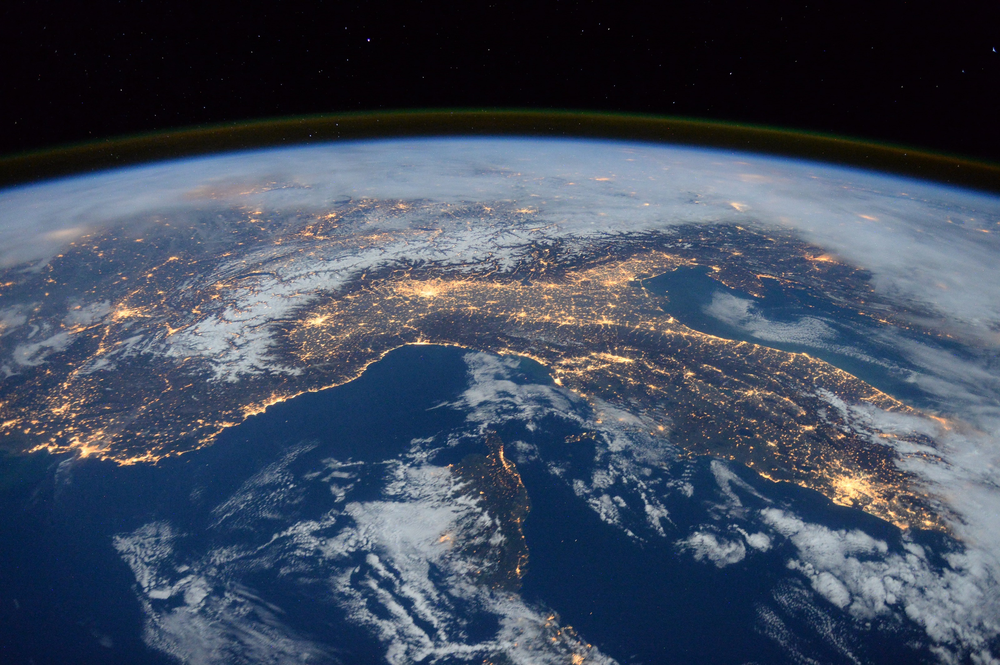
#> input picture figures/sample.png, 1000 x 665 px, shrunk from 3200 x 2129 before the run
$ python conv_sobel_x.py
#> lines starting #> are read from the running program, lines starting #| are printed output that depends on the picture
#!/usr/bin/env python3
"""
Sobel X Convolution Example
Generates vertical edge detection using Sobel X kernel on sample.png

This script demonstrates vertical edge detection using the Sobel X kernel:
[[-1, 0, 1],
 [-2, 0, 2],
 [-1, 0, 1]]

The kernel detects vertical edges by emphasizing horizontal gradients.
"""

import numpy as np
import matplotlib.pyplot as plt
from PIL import Image
from scipy.signal import convolve2d
import os

def apply_sobel_x_convolution(image_path, output_path):
    """
    Apply Sobel X convolution to detect vertical edges.

    Args:
        image_path (str): Path to input image
        output_path (str): Path to save output image
    """
#> called with image_path = 'figures/conv2d/conv/../../sample.png', output_path = 'figures/conv2d/conv/conv_sobel_x.png'
    # Load image and convert to grayscale
    img = Image.open(image_path).convert('L')
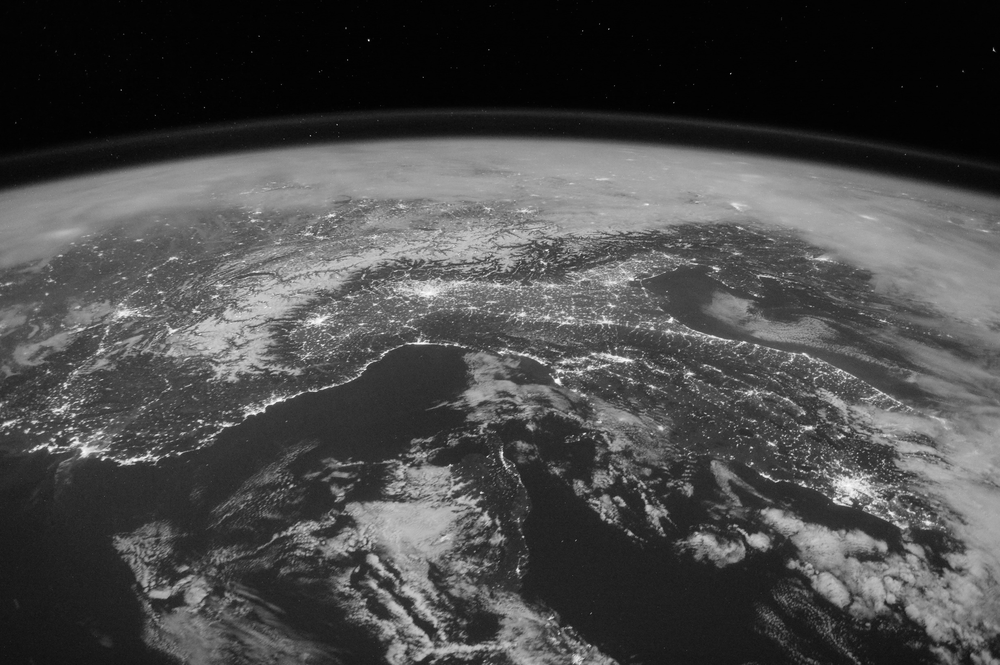
#> img: PIL image 1000x665 L; min 0, max 253, mean 73.7
    img_array = np.array(img)

    # Define Sobel X kernel for vertical edge detection
    sobel_x = np.array([
        [-1, 0, 1],
        [-2, 0, 2],
        [-1, 0, 1]
    ])

    # Apply convolution
    # Note: scipy.signal.convolve2d flips the kernel, so we need to flip it back
    # to get the correct Sobel X effect
    convolved = convolve2d(img_array, sobel_x[::-1, ::-1], mode='same')
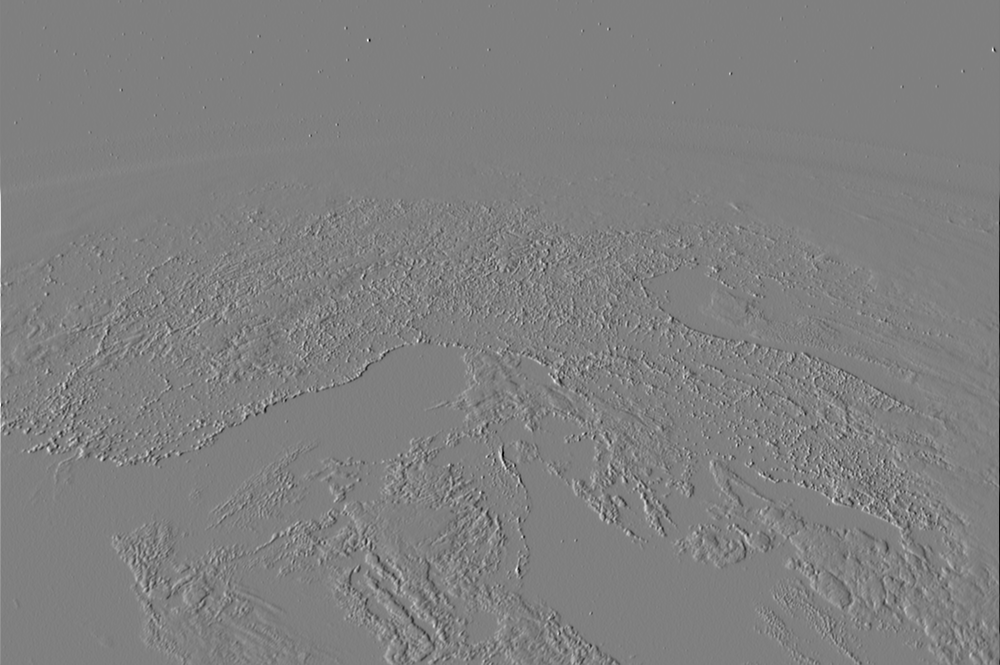
#> convolved: shape (665, 1000) int64; min -677, max 673, mean 0.2; drawn with min black and max white

    # Normalize the result to 0-255 range
    convolved = np.clip(convolved, 0, 255).astype(np.uint8)
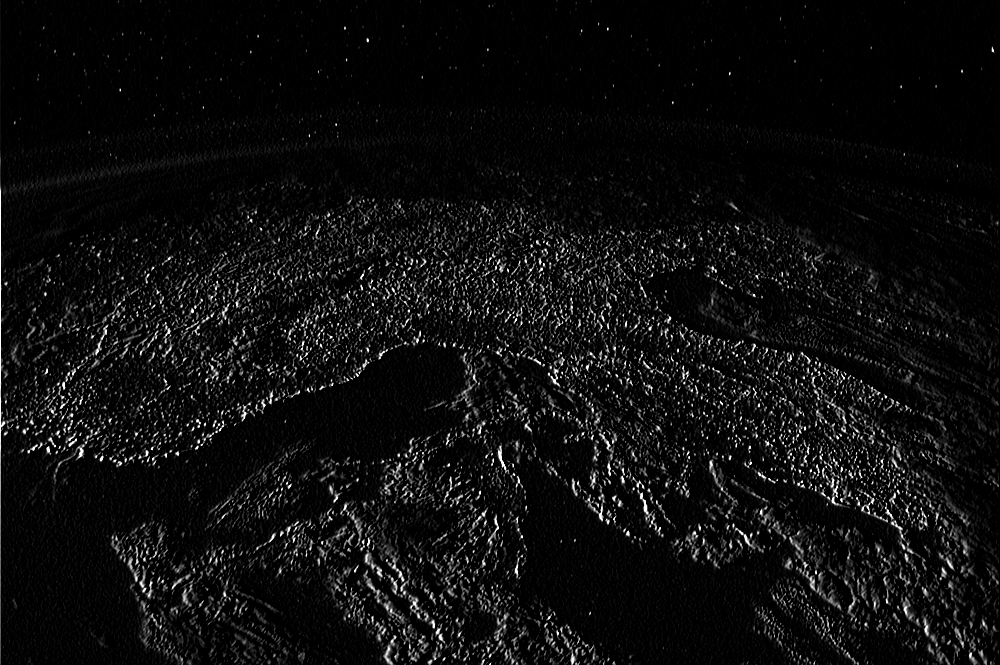
#> convolved: shape (665, 1000); min 0, max 255, mean 14

    # Create visualization
    fig, axes = plt.subplots(1, 3, figsize=(15, 5))

    # Original image
    axes[0].imshow(img_array, cmap='gray')
    axes[0].set_title('Original Image')
    axes[0].axis('off')

    # Kernel visualization
    im = axes[1].imshow(sobel_x, cmap='RdBu_r', vmin=-2, vmax=2)
    axes[1].set_title('Sobel X Kernel\n(Vertical Edge Detection)')
    axes[1].axis('off')

    # Add kernel values as text
    for i in range(3):
        for j in range(3):
            axes[1].text(j, i, str(sobel_x[i, j]),
                        ha='center', va='center',
                        color='black', fontweight='bold')

    # Convolved result
    axes[2].imshow(convolved, cmap='gray')
    axes[2].set_title('Sobel X Result\n(Vertical Edges)')
    axes[2].axis('off')

    plt.tight_layout()
    plt.savefig(output_path, dpi=300, bbox_inches='tight')
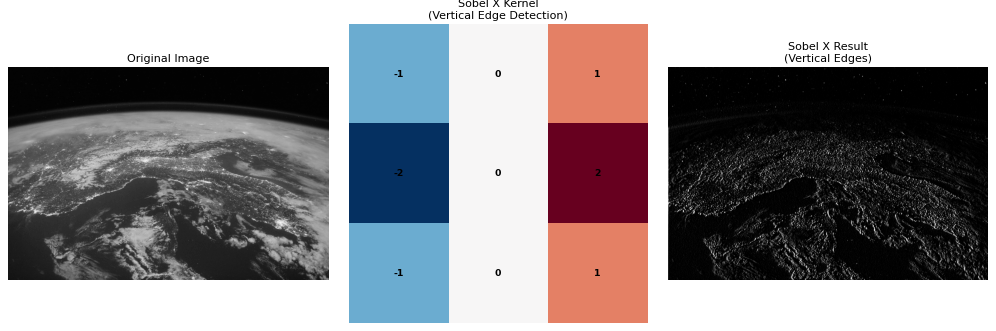
#> figure drawn by matplotlib, 3 panels
    plt.close()

    print(f"Sobel X convolution completed. Result saved to: {output_path}")

if __name__ == "__main__":
    # Define paths
    script_dir = os.path.dirname(os.path.abspath(__file__))
    sample_path = os.path.join(script_dir, "..", "..", "sample.png")
    output_path = os.path.join(script_dir, "conv_sobel_x.png")

    # Check if sample.png exists
    if not os.path.exists(sample_path):
        print(f"Error: sample.png not found at {sample_path}")
        exit(1)

    # Apply convolution and save result
    apply_sobel_x_convolution(sample_path, output_path)
